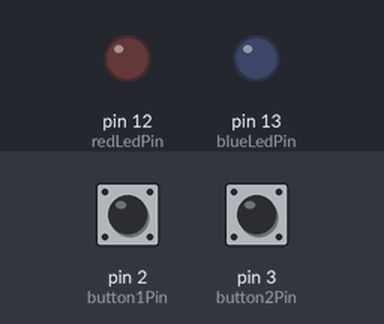
Bench run of a sketch on a simulated Arduino Uno, built with avr-gcc and run on an emulated ATmega328P. Parts: output pins drawn as LEDs (lit = HIGH). Dashed ring = blinking. The inputs (shaded band) are chosen by the test bench; at power-on: pin 2 (button1Pin) HIGH, pin 3 (button2Pin) HIGH.

Above: at 1.2 s.
1.3 s: pin 2 (button1Pin) pulled LOW for 0.15 s
At 1.9 s:
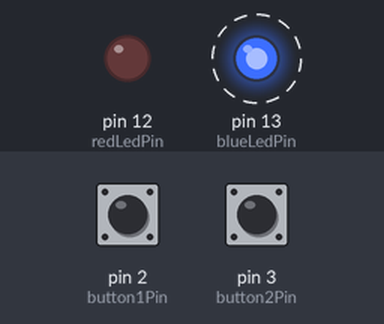
4.4 s: pin 3 (button2Pin) pulled LOW for 0.15 s
At 4.47 s:
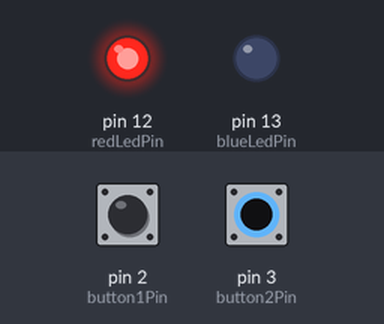
6.0 s: pin 3 (button2Pin) pulled LOW for 3.2 s
At 10.3 s:
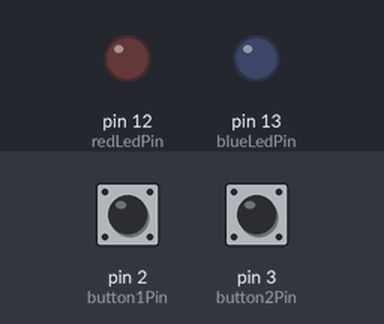
10.7 s: pin 2 (button1Pin) pulled LOW for 1 s
At 11.4 s:
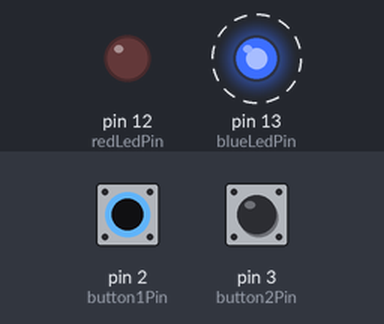
14.7 s: pin 3 (button2Pin) pulled LOW for 1 s
At 15.5 s:
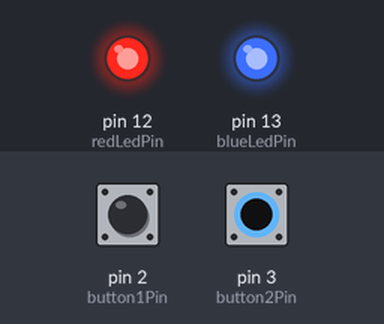
Timing chart, 0 to 17.7 s (numbered marks = the images above; inputs shaded):
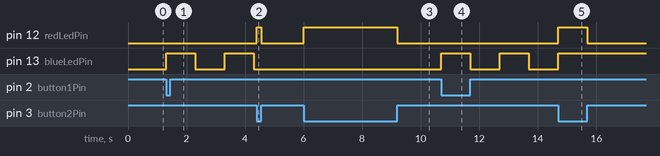

The sketch:

BlinkWithoutDelay.ino
```cpp
int systemOn=0;
int ledState=LOW;
unsigned long previous = 0;        // will store last time LED was updated
const long interval = 1000;

int redLedPin  = 12 ;  //The red LED is connected pin 12 of the Arduino.
int blueLedPin = 13 ;  //The blue LED is connected pin 13 of the Arduino.
int button1Pin = 2;    //The SW1 button is connect to pin 2 of the Arduino.
int button2Pin = 3;    //The SW2 button is connect to pin 3 of the Arduino.

void setup() { //The Setup function runs once.
  pinMode(redLedPin, OUTPUT);  //Setup red LED pin as an output pin.
  pinMode(blueLedPin, OUTPUT);  //Setup blue LED pin as an output pin.
  pinMode(button1Pin, INPUT);  //Setup button1 pin as an input pin.
  pinMode(button2Pin, INPUT);  //Setup button2 pin as an input pin.
}

void loop() { //The loop function runs forever.
  if (digitalRead(button1Pin) == LOW) { //Check to see if button1 is pressed.
    systemOn=1;
  }

  if (digitalRead(button2Pin) == LOW) { //Check to see if button1 is pressed.
    digitalWrite(redLedPin, HIGH); //Turn on the red LED.
    systemOn=0;
  } else {
    digitalWrite(redLedPin, LOW);  //Turn off the red LED.
  }
  unsigned long current = millis();

 if (current - previous >= interval && systemOn >0) {
    previous = current;
    systemOn++;
     if (ledState == LOW) {
      ledState = HIGH;
    } else {
      ledState = LOW;
    }
    if(systemOn ==10){
      systemOn=0;
    }
    digitalWrite(blueLedPin, ledState);

 }
}
```

Measured:
- after the input at 1.3 s, pin 13 (blueLedPin): alternates HIGH for 1.0 s and LOW for 1.0 s, starting at once
- after the input at 4.4 s, pin 12 (redLedPin): LOW → HIGH at once, → LOW 0.15 s later; pin 13 (blueLedPin): stays LOW (without the input it goes to HIGH after 0.90 s)
- after the input at 6.0 s, pin 12 (redLedPin): LOW → HIGH at once, → LOW 3.2 s later
- after the input at 10.7 s, pin 13 (blueLedPin): alternates HIGH for 1.0 s and LOW for 1.0 s, starting at once
- after the input at 14.7 s, pin 12 (redLedPin): LOW → HIGH at once, → LOW 1.0 s later; pin 13 (blueLedPin): stays HIGH (without the input it goes to LOW after 1.0 s)
